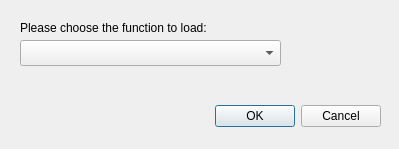
<?xml version="1.0" encoding="UTF-8"?>
<ui version="4.0">
 <class>FunctionDialog</class>
 <widget class="QDialog" name="FunctionDialog">
  <property name="geometry">
   <rect>
    <x>0</x>
    <y>0</y>
    <width>399</width>
    <height>149</height>
   </rect>
  </property>
  <property name="sizePolicy">
   <sizepolicy hsizetype="Fixed" vsizetype="Fixed">
    <horstretch>0</horstretch>
    <verstretch>0</verstretch>
   </sizepolicy>
  </property>
  <property name="windowTitle">
   <string>Load Function</string>
  </property>
  <widget class="QDialogButtonBox" name="buttonBox">
   <property name="geometry">
    <rect>
     <x>40</x>
     <y>100</y>
     <width>341</width>
     <height>32</height>
    </rect>
   </property>
   <property name="orientation">
    <enum>Qt::Horizontal</enum>
   </property>
   <property name="standardButtons">
    <set>QDialogButtonBox::Cancel|QDialogButtonBox::Ok</set>
   </property>
  </widget>
  <widget class="QComboBox" name="functionList">
   <property name="geometry">
    <rect>
     <x>20</x>
     <y>40</y>
     <width>261</width>
     <height>26</height>
    </rect>
   </property>
  </widget>
  <widget class="QLabel" name="label">
   <property name="geometry">
    <rect>
     <x>20</x>
     <y>20</y>
     <width>251</width>
     <height>16</height>
    </rect>
   </property>
   <property name="text">
    <string>Please choose the function to load:</string>
   </property>
  </widget>
 </widget>
 <resources/>
 <connections>
  <connection>
   <sender>buttonBox</sender>
   <signal>accepted()</signal>
   <receiver>FunctionDialog</receiver>
   <slot>accept()</slot>
   <hints>
    <hint type="sourcelabel">
     <x>248</x>
     <y>254</y>
    </hint>
    <hint type="destinationlabel">
     <x>157</x>
     <y>274</y>
    </hint>
   </hints>
  </connection>
  <connection>
   <sender>buttonBox</sender>
   <signal>rejected()</signal>
   <receiver>FunctionDialog</receiver>
   <slot>reject()</slot>
   <hints>
    <hint type="sourcelabel">
     <x>316</x>
     <y>260</y>
    </hint>
    <hint type="destinationlabel">
     <x>286</x>
     <y>274</y>
    </hint>
   </hints>
  </connection>
 </connections>
</ui>
